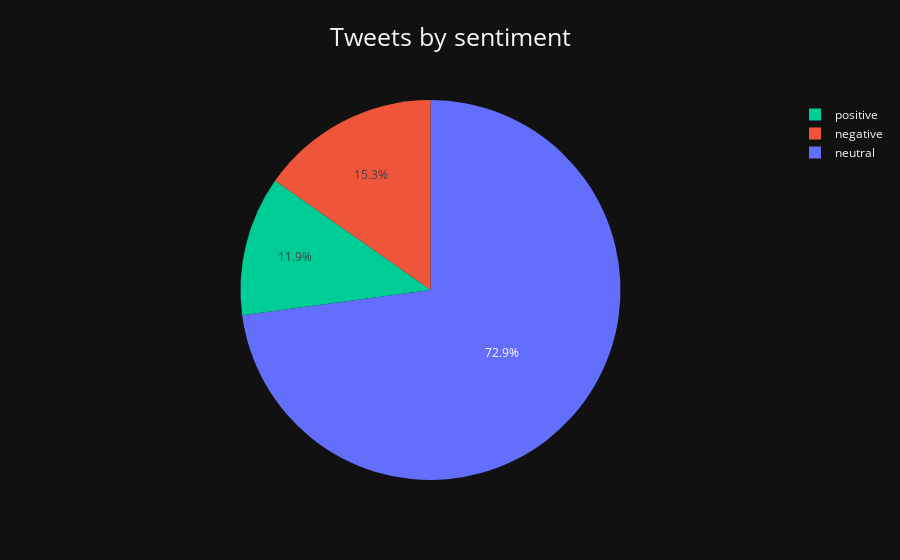

The notebook cell saved with this chart:
### Code cell
sent_pie(twt_df, 'count', 'tweet_finBERT', "Tweets by sentiment").show()

### Figure 1 — Plotly figure (JSON) as saved in the notebook; plotly's stock layout.template omitted (floating-point values rounded to 4 significant figures)
{"data": [{"domain": {"x": [0, 1], "y": [0, 1]}, "hovertemplate": "tweet_finBERT=%{label}<br>count=%{value}<extra></extra>", "labels": ["neutral", "positive", "negative", "neutral", "positive", "neutral", "neutral", "negative", "neutral", "neutral", "negative", "neutral", "negative", "neutral", "positive", "negative", "neutral", "positive"], "legendgroup": "", "name": "", "showlegend": true, "type": "pie", "values": [14, 3, 1, 4, 1, 2, 1, 1, 1, 2, 2, 2, 4, 12, 2, 1, 5, 1]}], "layout": {"legend": {"tracegroupgap": 0, "traceorder": "reversed"}, "title": {"font": {"size": 25}, "text": "Tweets by sentiment", "x": 0.5, "xanchor": "center", "y": 0.95, "yanchor": "top"}}}
